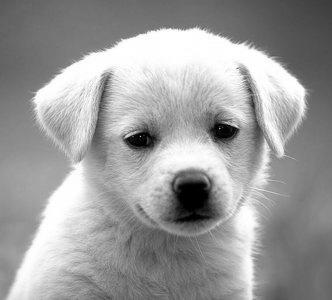
#> input picture code/cnn/dog.jpg, 332 x 300 px
$ python convolution-demo.py   (older library calls are emulated)
#> lines starting #> are read from the running program, lines starting #| are printed output that depends on the picture
# This does a convolution on an image
# if you get an error
# ImportError: No module named skimage
# you may need to run:
# > pip install scikit-image
# > pip install scipy

import numpy as np

from skimage import io
from skimage import data
from scipy.signal import convolve2d

image = io.imread('dog.jpg', as_grey=True)
#> image is the input picture: shape (300, 332) float64; min 0, max 1, mean 0.611

kernel = [[0.0, -1.0, 0.0],
          [0.0, 0.0, 0.0],
          [0.0, 1.0, 0.0]]

new_image = convolve2d(image, kernel)
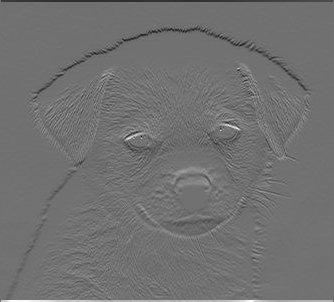
#> new_image: shape (302, 334) float64; min -0.729, max 0.91, mean -1.13e-18; drawn with min black and max white

io.imsave('out2.png', new_image)
